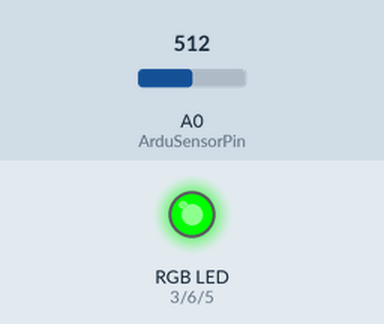
Simulated run of this sketch. Board: Arduino Uno, built with avr-gcc and run on an emulated ATmega328P. Shown: an RGB LED mixed from three pins (HIGH = lit). Inputs (shaded band) come from the test bench; at power-on: A0 (ArduSensorPin) = 512. Dim RGB values are drawn brighter than linear.

Above: at 1.2 s.
1.3 s: A0 (ArduSensorPin) set to 526
At 2.3 s:
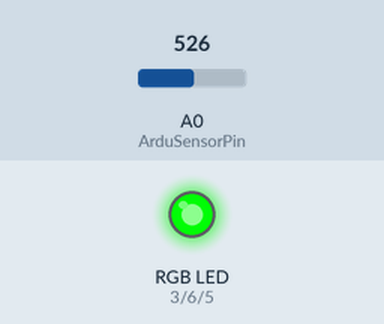
2.8 s: A0 (ArduSensorPin) set to 511
At 3.5 s:
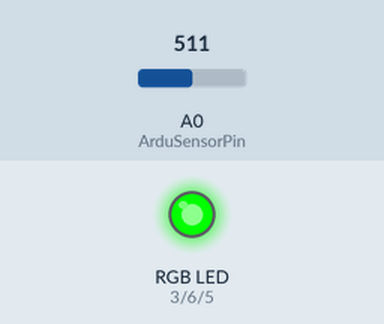
4.3 s: A0 (ArduSensorPin) set to 306
At 4.6 s:
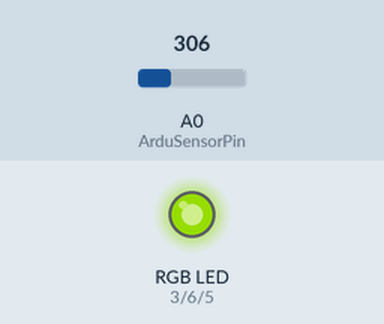
5.8 s: A0 (ArduSensorPin) set to 122
At 6.9 s:
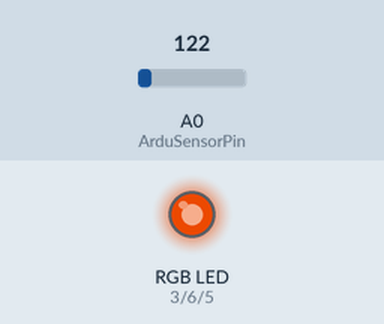
7.3 s: A0 (ArduSensorPin) set to 0
At 8.0 s:
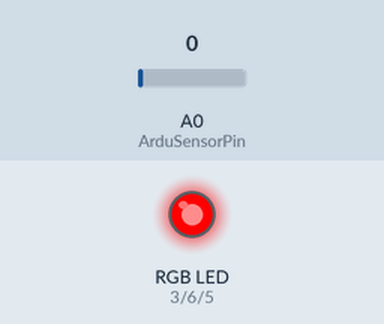
Timing chart, 0 to 9.8 s (numbered marks = the images above; inputs shaded):
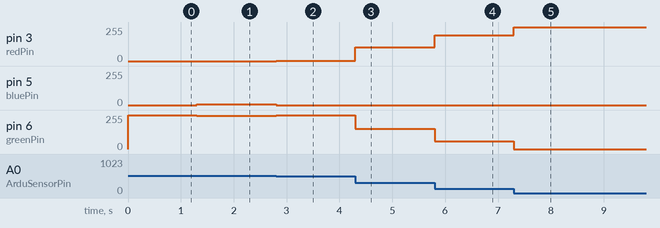

Measured:
- after the input at 1.3 s, pin 5 (bluePin): 0/255 → 6/255 at once; pin 6 (greenPin): 255/255 → 249/255 at once
- after the input at 2.8 s, pin 3 (redPin): 0/255 → 1/255 at once; pin 5 (bluePin): 6/255 → 0/255 at once; pin 6 (greenPin): 249/255 → 254/255 at once
- after the input at 4.3 s, pin 3 (redPin): 1/255 → 103/255 at once; pin 6 (greenPin): 254/255 → 152/255 at once
- after the input at 5.8 s, pin 3 (redPin): 103/255 → 195/255 at once; pin 6 (greenPin): 152/255 → 60/255 at once
- after the input at 7.3 s, pin 3 (redPin): 195/255 → 255/255 at once; pin 6 (greenPin): 60/255 → 0/255 at once

The sketch:

RGBdemo.ino
```cpp
/*  RGBdemo

ArduSensor Shield RGB LED Demo.  Uses pin D6 as the green pin, D5, for the blue
pin, and D3 for the red pin.  Credit for this demo goes to Quin (Qtechknow),
and Sparkfun Electronics.

created 23 May 12
by Quin (Qtechknow)
*/

const int redPin = 3;    //Red LED Pin
const int greenPin = 6;  //Green LED Pin
const int bluePin = 5;   //Blue LED Pin

const int ArduSensorPin = 0;  // our ArduSensor is connected to A0 on the shield

void setup() {
  //no need for any code here
}

void loop() {
  int sensorValue = analogRead(ArduSensorPin);   //read the ArduSensor at A0

  int redValue = constrain(map(sensorValue, 0, 512, 255, 0),0,255); //calculate the red Value (255-0 over the range 0-512)
  int greenValue = constrain(map(sensorValue, 0, 512, 0, 255),0,255) - constrain(map(sensorValue, 512, 1023, 0, 255),0,255);  //calculate the green value (0-255 over 0-512 & 255-0 over 512-1023)
  int blueValue = constrain(map(sensorValue, 512, 1023, 0, 255),0,255); //calculate the blue value 0-255 over 512-1023

  // Display the requested color

  analogWrite(redPin, redValue);
  analogWrite(greenPin, greenValue);
  analogWrite(bluePin, blueValue);
}
```

ArduSensorShield-Demo.ino
```cpp

```
